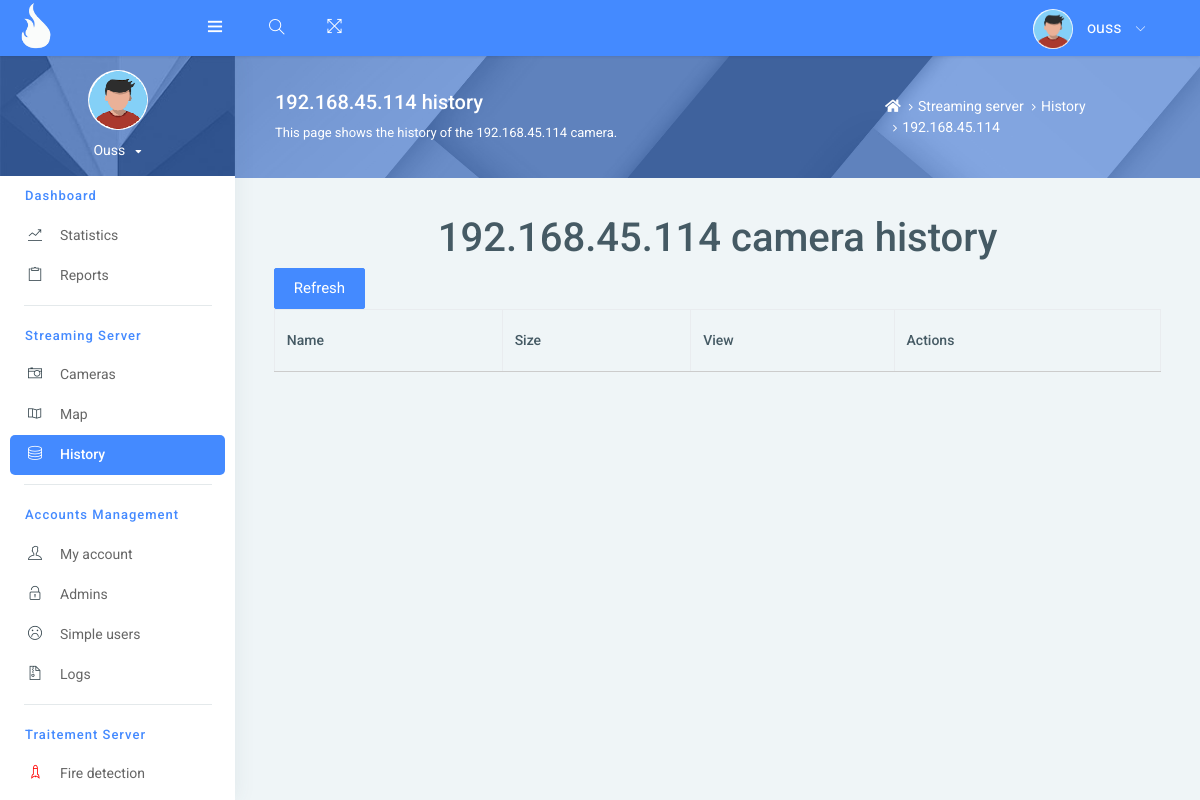
The app's page /cam_history/30 (signed in) with its own data.
### FDApp/models.py (models this page shows, shortened)
class PlatformUser(models.Model):
    user=models.OneToOneField(User,on_delete=models.CASCADE)
    img=models.ImageField(upload_to='profile_pics',blank=True,null=True,default='profile_pics/default.png')

class Camera(models.Model):
    name = models.CharField(max_length=100)
    ip = models.CharField(max_length=100)
    status = models.IntegerField(default=0)
    gps_position_x= models.FloatField(default=0,blank=False,null=False)
    gps_position_y= models.FloatField(default=0,blank=False,null=False)
    viewers=models.ManyToManyField(User,blank=True)

### FDApp/views.py (the view, shortened to what this page needs)
# urls.py: path('cam_history/<int:id>', cam_history, name='cam_history'),
def cam_history(request,id):
        camera = Camera.objects.get(id=id)
        video_dir = "mediafiles/history/cameras/"+str(camera.ip)
        if not os.path.exists(video_dir):
                os.makedirs(video_dir)
        video_files = os.listdir(video_dir)
        video_paths = [os.path.join('history', f) for f in video_files]
        print(video_paths)
        video_data = []
        return render(request,"cam_history.html",{"user":get_user(request),"video_paths":video_paths,"camera":camera,"video_name":video_data,"video_data":video_data})

### FDApp/middlewar.py (called while the page is built)
def stats_middleware(get_response):
    def middleware(request):
        if not Stats.objects.filter(id=1):
            Stats.objects.create(id=1,name='occurence',value=0).save()
        if not Visits.objects.filter(id=1):
            Visits.objects.create(id=1,number_of_visits=0).save()
        obj=Stats.objects.get(id=1)
        obj.value+=1
        obj.save()
        from django.utils import timezone
        now=timezone.now().date()
        visits=Visits.objects.filter(date_time=now)
        if (not visits):
            visits=Visits.objects.create(date_time=now,number_of_visits=1)
        else:
            visits=visits[0]
        visits.number_of_visits+=1
        visits.save()
        response = get_response(request)
        return response
    return middleware

### FDApp/views.py (called while the page is built)
def get_user(request):
        return PlatformUser.objects.get(user=request.user)

### FDApp/templates/cam_history.html (shortened to what this page needs)
{% extends 'base.html' %}
{% load static %}
{% block stylesheets %}
<link rel="stylesheet" href="https://unpkg.com/leaflet@1.7.1/dist/leaflet.css" />
    <link rel="stylesheet" href="https://cdnjs.cloudflare.com/ajax/libs/font-awesome/5.15.3/css/all.min.css" />
    <link rel="stylesheet" href="https://cdn.materialdesignicons.com/5.4.55/css/materialdesignicons.min.css">
{% endblock stylesheets %}
{% block history_sidebar %}
  active
{% endblock history_sidebar %}
{% block titre %}
    {{camera.ip}} history
{% endblock titre %}
{% block definition %}
    This page shows the history of the {{camera.ip}} camera.
{% endblock definition %}
{% block chemin %}
    <li class="breadcrumb-item">
        <a href="/"> <i class="fa fa-home"></i> </a>
    </li>
    <li class="breadcrumb-item"><a href="#!">Streaming server</a>
    </li>
    <li class="breadcrumb-item"><a href="#!">History</a>
    </li>
    <li class="breadcrumb-item"><a href="#!">{{camera.ip}}</a>
    </li>
{% endblock chemin %}
{% block content %}
<center>
    <h1 >{{camera.ip}} camera history</h1>
    <button type="button" class="btn btn-primary float-left" onclick="location.reload()">
      Refresh
  </button>
      <br>
    <table style="padding-top:20px" id="example" class="table table-striped table-bordered dt-responsive nowrap" style="width:100%">
        <thead>
            <tr>
              <th>Name</th>
              <th>Size</th>
              <th>View</th>
              <th>Actions</th>
            </tr>
          </thead>
    </table>
  </center>
  {% endblock content %}

### FDPlatform/templates/base.html (shortened to what this page needs)
{% load static %}
<!DOCTYPE html>
<html lang="en">
<head>
    <link rel="stylesheet" type="text/css" href="{% static 'assets/css/fontawsome.css'%}">
    <link rel="stylesheet" type="text/css" href="{% static 'assets/css/bootstrap/css/bootstrap.min.css'%}">
    <link rel="stylesheet" type="text/css" href="{% static 'assets/css/datatable/dataTables.bootstrap4.min.css'%}">
    <link rel="stylesheet" type="text/css" href="{% static 'assets/css/datatable/responsive.bootstrap4.min.css'%}">
    <link href="https://cdnjs.cloudflare.com/ajax/libs/toastr.js/latest/toastr.min.css" rel="stylesheet" />
    <link rel="stylesheet" href="{% static 'assets/pages/waves/css/waves.min.css'%}" type="text/css" media="all">
    <link rel="stylesheet" type="text/css" href="{% static 'assets/icon/themify-icons/themify-icons.css'%}">
    <link rel="stylesheet" type="text/css" href="{% static 'assets/icon/font-awesome/css/font-awesome.min.css'%}">
    <link rel="stylesheet" type="text/css" href="{% static 'assets/css/style.css'%}">
    <link rel="stylesheet" type="text/css" href="{% static 'assets/css/jquery.mCustomScrollbar.css'%}">
    {% block stylesheets %}
    {% endblock stylesheets %}
</head>
<body>
<div id="pcoded" class="pcoded">
    <div class="pcoded-container navbar-wrapper">
        <nav class="navbar header-navbar pcoded-header">
            <div class="navbar-wrapper">
                <div class="navbar-logo">
                    <a class="mobile-menu waves-effect waves-light" id="mobile-collapse" href="#!">
                        <i class="ti-menu"></i>
                    </a>
                    <a href="#">
                        <img src="{% static 'assets/images/305.png'%}" style="width:50px;height:50px;margin-top:-5px;" class="img-radius text-center" alt="User-Profile-Image">
                    </a>
                </div>
                <div class="navbar-container container-fluid">
                    <ul class="nav-left">
                        <li class="header-search">
                            <div class="main-search morphsearch-search">
                                <div class="input-group">
                                    <input type="text" class="form-control">
                                    <span class="input-group-addon search-btn"><i class="ti-search"></i></span>
                                </div>
                            </div>
                        </li>
                        <li>
                            <a href="#!" onclick="javascript:toggleFullScreen()" class="waves-effect waves-light">
                                <i class="ti-fullscreen"></i>
                            </a>
                        </li>
                    </ul>
                    <ul class="nav-right" >
                        <li class="user-profile header-notification">
                            <a href="#!" class="waves-effect waves-light">
                                <img src="/media/{{user.img}}" class="img-radius" alt="User-Profile-Image">
                                <span>{{request.user.username}}</span>
                                <i class="ti-angle-down"></i>
                            </a>
                        </li>
                    </ul>
                </div>
            </div>
        </nav>
        <div class="pcoded-main-container">
            <div class="pcoded-wrapper">
                <nav class="pcoded-navbar">
                    <div class="pcoded-inner-navbar main-menu">
                        <div class="">
                            <div class="main-menu-header">
                                <img class="img-80 img-radius" src="/media/{{user.img}}" alt="User-Profile-Image">
                                <div class="user-details">
                                    <span id="more-details">{{request.user.username}}<i class="fa fa-caret-down"></i></span>
                                </div>
                            </div>
                        </div>
                        <div class="pcoded-navigation-label" data-i18n="nav.form-components.main">Dashboard</div>
                        <ul class="pcoded-item pcoded-left-item">
                            <li class="
                            {% block stats_sidebar %}
                            {% endblock stats_sidebar %}
                                 ">
                                <a href="/stats" class="waves-effect waves-dark">
                                    <span class="pcoded-micon"><i class="ti-stats-up"></i><b>D</b></span>
                                    <span class="pcoded-mtext" data-i18n="nav.form-components.main">Statistics</span>
                                </a>
                            </li>
                            <li class="
                            {% block reports_sidebar %}
                            {% endblock reports_sidebar %}
                                 ">
                                <a href="/reports" class="waves-effect waves-dark">
                                    <span class="pcoded-micon"><i class="ti-clipboard"></i><b>D</b></span>
                                    <span class="pcoded-mtext" data-i18n="nav.form-components.main">Reports</span>
                                </a>
                            </li>
                        </ul>
                        <div class="pcoded-navigation-label" data-i18n="nav.form-components.main">Streaming server</div>
                       <ul class="pcoded-item pcoded-left-item">
                            <li class="
                            {% block cameras_sidebar %}
                            {% endblock cameras_sidebar %}
                                 ">
                                <a href="/streaming_server_cameras" class="waves-effect waves-dark">
                                    <span class="pcoded-micon"><i class="ti-camera"></i><b>D</b></span>
                                    <span class="pcoded-mtext" data-i18n="nav.form-components.main">Cameras</span>
                                </a>
                            </li>
                            <li class="
                            {% block map_sidebar %}
                            {% endblock map_sidebar %}
                                 ">
                                <a href="/map" class="waves-effect waves-dark">
                                    <span class="pcoded-micon"><i class="ti-map"></i><b>D</b></span>
                                    <span class="pcoded-mtext" data-i18n="nav.form-components.main">Map</span>
                                </a>
                            </li>
                            <li class="
                            {% block history_sidebar %}
                            {% endblock history_sidebar %}
                                 ">
                                <a href="/history" class="waves-effect waves-dark">
                                    <span class="pcoded-micon"><i class="ti-server"></i><b>D</b></span>
                                    <span class="pcoded-mtext" data-i18n="nav.form-components.main">History</span>
                                </a>
                            </li>
                        </ul>
                        <div class="pcoded-navigation-label" data-i18n="nav.category.forms">Accounts management</div>
                        <ul class="pcoded-item pcoded-left-item">
                            <li class="
                            {% block myaccount_sidebar %}
                            {% endblock myaccount_sidebar %}
                                 ">
                                <a href="/myaccount" class="waves-effect waves-dark">
                                    <span class="pcoded-micon"><i class="ti-user"></i><b>D</b></span>
                                    <span class="pcoded-mtext" data-i18n="nav.form-components.main">My account</span>
                                </a>
                            </li>
                            <li class="
                            {% block admins_sidebar %}
                            {% endblock admins_sidebar %}
                                 ">
                                <a href="/admins" class="waves-effect waves-dark">
                                    <span class="pcoded-micon"><i class="ti-unlock"></i><b>D</b></span>
                                    <span class="pcoded-mtext" data-i18n="nav.form-components.main">Admins</span>
                                </a>
                            </li>
                            <li class="
                            {% block users_sidebar %}
                            {% endblock users_sidebar %}
                                 ">
                                <a href="/users" class="waves-effect waves-dark">
                                    <span class="pcoded-micon"><i class="ti-face-sad"></i><b>D</b></span>
                                    <span class="pcoded-mtext" data-i18n="nav.dash.main">Simple users</span>
                                </a>
                            </li>
                            <li class="
                            {% block logs_sidebar %}
                            {% endblock logs_sidebar %}
                                 ">
                                <a href="/logs" class="waves-effect waves-dark">
                                    <span class="pcoded-micon"><i class="ti-zip"></i><b>D</b></span>
                                    <span class="pcoded-mtext" data-i18n="nav.dash.main">Logs</span>
                                </a>
                            </li>
                        </ul>
                        <div class="pcoded-navigation-label" data-i18n="nav.category.forms">Traitement server</div>
                        <ul class="pcoded-item pcoded-left-item">
                            <li class="
                            {% block traitement_sidebar %}
                            {% endblock traitement_sidebar %}
                                 ">
                                <a href="/firedetection" class="waves-effect waves-dark">
                                    <span class="pcoded-micon"><i class="ti-rocket" style="color: red;"></i>
                                        <b>D</b></span>
                                    <span class="pcoded-mtext" data-i18n="nav.form-components.main">Fire detection</span>
                                </a>
                            </li>
                        </ul>
                    </div>
                </nav>
                <div class="pcoded-content">
                    <div class="page-header">
                        <div class="page-block">
                            <div class="row align-items-center">
                                <div class="col-md-8">
                                    <div class="page-header-title">
                                        <h5 class="m-b-10">
                                            {% block titre %}{% endblock titre %}</h5>
                                        <p class="m-b-0">
                                            {% block definition %}{% endblock definition %}
                                        </p>
                                    </div>
                                </div>
                                <div class="col-md-4">
                                    <ul class="breadcrumb-title">
                                        {% block chemin %}
                                        {% endblock chemin %}
                                    </ul>
                                </div>
                            </div>
                        </div>
                    </div>
                    <div class="pcoded-inner-content">
                        <div class="main-body">
                            <div class="page-wrapper">
                                <div class="page-body">
                                    <div class="row">
                                        <div class="col-sm-12">
                                            {% block content %}
                                            {% endblock content %}
                                        </div>
                                    </div>
                                </div>
                            </div>
                        </div>
                    </div>
                </div>
            </div>
        </div>
    </div>
</div>
</body>
</html>

### records on screen
PlatformUser: img (picture)
Camera: ip "192.168.45.114"

### other values on screen
{{ request.user.username }} "ouss"
{{ request.user.username }} "Ouss"
